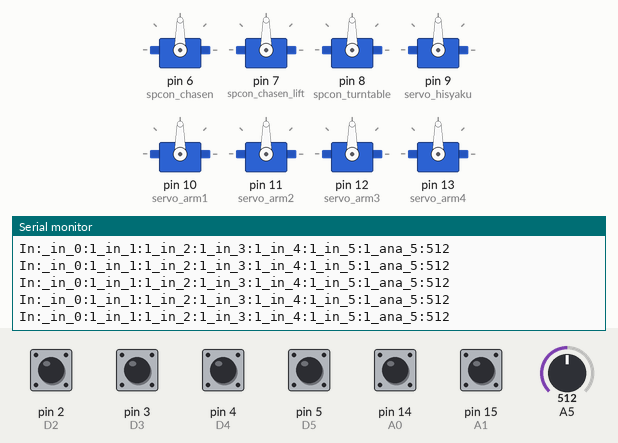
This sketch was run on a simulated Arduino Uno, built with avr-gcc and run on an emulated ATmega328P. Shown: 8 × servo, the last lines printed to the serial monitor. The test bench sets the inputs (shaded band); at power-on: pin 2 (D2), pin 3 (D3), pin 4 (D4), pin 5 (D5), pin 14 (A0), pin 15 (A1) HIGH, A5 = 512.

Above: at 1.2 s.
1.3 s: A5 set to 104
At 1.41 s:
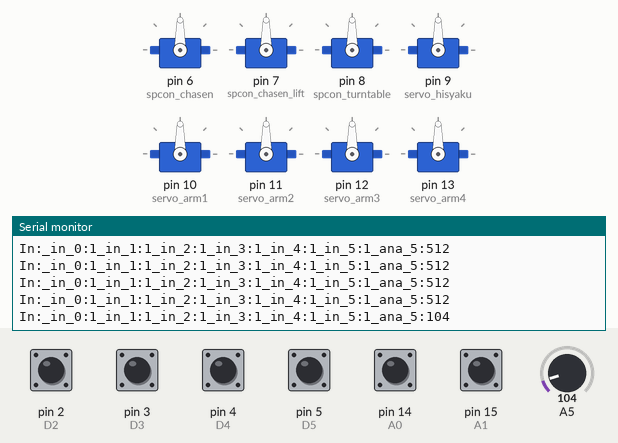
4.3 s: A5 set to 92
At 4.32 s:
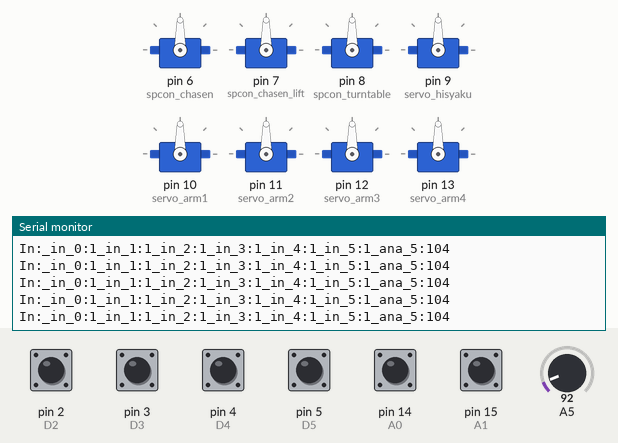

The sketch:

chasen_171015_read.ino
```cpp
#include <Servo.h>

Servo spcon_chasen;
Servo spcon_chasen_lift;
Servo spcon_turntable;
Servo servo_hisyaku;
Servo servo_arm1;
Servo servo_arm2;
Servo servo_arm3;
Servo servo_arm4;


void setup() {
  // put your setup code here, to run once:

  //Input Port
  pinMode(2, INPUT_PULLUP);   //D2
  pinMode(3, INPUT_PULLUP);  //D3
  pinMode(4, INPUT_PULLUP);   //D4
  pinMode(5, INPUT_PULLUP);   //D5
  pinMode(14, INPUT_PULLUP);  //A0
  pinMode(15, INPUT_PULLUP);  //A1

  //OutPort
  spcon_chasen.attach(6);     //D6
  spcon_chasen_lift.attach(7);//D7
  spcon_turntable.attach(8);  //D8
  servo_hisyaku.attach(9);    //D9
  servo_arm1.attach(10);      //D10
  servo_arm2.attach(11);      //D11
  servo_arm3.attach(12);      //D12
  servo_arm4.attach(13);      //D13

  Serial.begin(9600); // open a serial connection to your computer

}

void loop() {
  // put your main code here, to run repeatedly:
  int val_in_0 = 0;       //D2
  int val_in_1 = 0;       //D3
  int val_in_2 = 0;       //D4
  int val_in_3 = 0;       //D5
  int val_in_4 = 0;       //A0
  int val_in_5 = 0;       //A1
  int ana_in_1 = 0;       //A5

  val_in_0 = digitalRead(2);
  val_in_1 = digitalRead(3);
  val_in_2 = digitalRead(4);
  val_in_3 = digitalRead(5);
  val_in_4 = digitalRead(14);
  val_in_5 = digitalRead(15);
  ana_in_1 = analogRead(5);    // アナログピンを読み取る

  Serial.print("In:");       // 文字列を送信
  Serial.print("_in_0:");
  Serial.print(val_in_0);
  Serial.print("_in_1:");
  Serial.print(val_in_1);
  Serial.print("_in_2:");
  Serial.print(val_in_2);
  Serial.print("_in_3:");
  Serial.print(val_in_3);
  Serial.print("_in_4:");
  Serial.print(val_in_4);
  Serial.print("_in_5:");
  Serial.print(val_in_5);
  Serial.print("_ana_5:");
  Serial.print(ana_in_1);
  Serial.print("\n");


}
```

Measured:
- after the input at 1.3 s, the serial monitor: prints a new line after 0.10 s (image 1)
